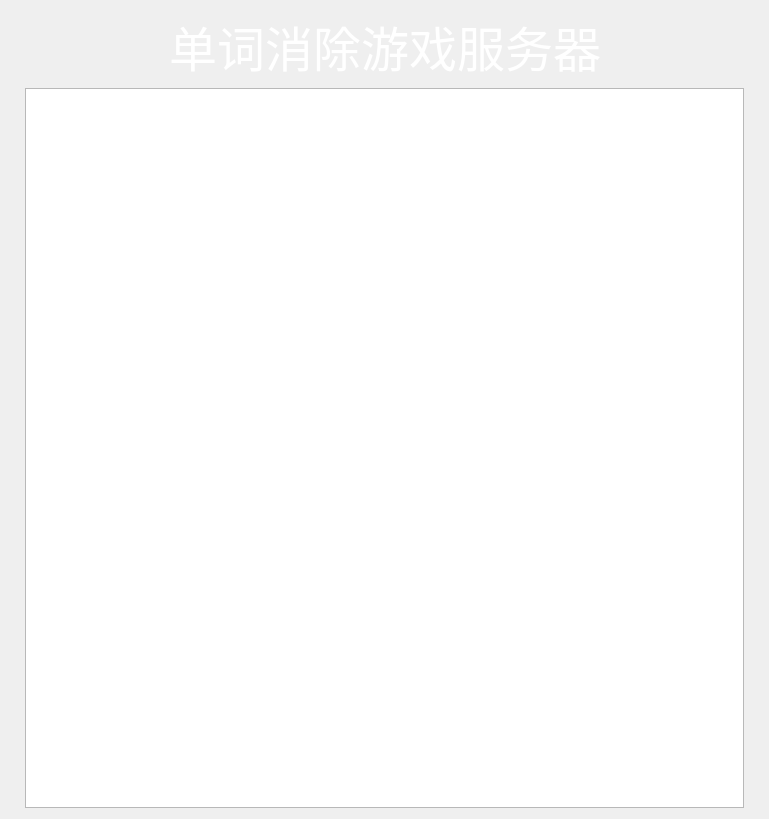
<?xml version="1.0" encoding="UTF-8"?>
<ui version="4.0">
 <class>Widget</class>
 <widget class="QWidget" name="Widget">
  <property name="geometry">
   <rect>
    <x>0</x>
    <y>0</y>
    <width>769</width>
    <height>819</height>
   </rect>
  </property>
  <property name="windowTitle">
   <string>Widget</string>
  </property>
  <layout class="QVBoxLayout" name="verticalLayout">
   <item>
    <layout class="QHBoxLayout" name="horizontalLayout">
     <item>
      <spacer name="horizontalSpacer">
       <property name="orientation">
        <enum>Qt::Horizontal</enum>
       </property>
       <property name="sizeHint" stdset="0">
        <size>
         <width>40</width>
         <height>20</height>
        </size>
       </property>
      </spacer>
     </item>
     <item>
      <widget class="QLabel" name="label">
       <property name="palette">
        <palette>
         <active>
          <colorrole role="WindowText">
           <brush brushstyle="SolidPattern">
            <color alpha="255">
             <red>255</red>
             <green>255</green>
             <blue>255</blue>
            </color>
           </brush>
          </colorrole>
         </active>
         <inactive>
          <colorrole role="WindowText">
           <brush brushstyle="SolidPattern">
            <color alpha="255">
             <red>255</red>
             <green>255</green>
             <blue>255</blue>
            </color>
           </brush>
          </colorrole>
         </inactive>
         <disabled>
          <colorrole role="WindowText">
           <brush brushstyle="SolidPattern">
            <color alpha="255">
             <red>120</red>
             <green>120</green>
             <blue>120</blue>
            </color>
           </brush>
          </colorrole>
         </disabled>
        </palette>
       </property>
       <property name="font">
        <font>
         <family>华文彩云</family>
         <pointsize>36</pointsize>
        </font>
       </property>
       <property name="text">
        <string>单词消除游戏服务器</string>
       </property>
      </widget>
     </item>
     <item>
      <spacer name="horizontalSpacer_2">
       <property name="orientation">
        <enum>Qt::Horizontal</enum>
       </property>
       <property name="sizeHint" stdset="0">
        <size>
         <width>40</width>
         <height>20</height>
        </size>
       </property>
      </spacer>
     </item>
    </layout>
   </item>
   <item>
    <layout class="QHBoxLayout" name="horizontalLayout_2" stretch="1,50,1">
     <item>
      <spacer name="horizontalSpacer_3">
       <property name="orientation">
        <enum>Qt::Horizontal</enum>
       </property>
       <property name="sizeHint" stdset="0">
        <size>
         <width>40</width>
         <height>20</height>
        </size>
       </property>
      </spacer>
     </item>
     <item>
      <widget class="QTextBrowser" name="textBrowser">
       <property name="font">
        <font>
         <family>Arial Rounded MT Bold</family>
         <pointsize>12</pointsize>
        </font>
       </property>
      </widget>
     </item>
     <item>
      <spacer name="horizontalSpacer_4">
       <property name="orientation">
        <enum>Qt::Horizontal</enum>
       </property>
       <property name="sizeHint" stdset="0">
        <size>
         <width>40</width>
         <height>20</height>
        </size>
       </property>
      </spacer>
     </item>
    </layout>
   </item>
  </layout>
 </widget>
 <layoutdefault spacing="6" margin="11"/>
 <resources/>
 <connections/>
</ui>
